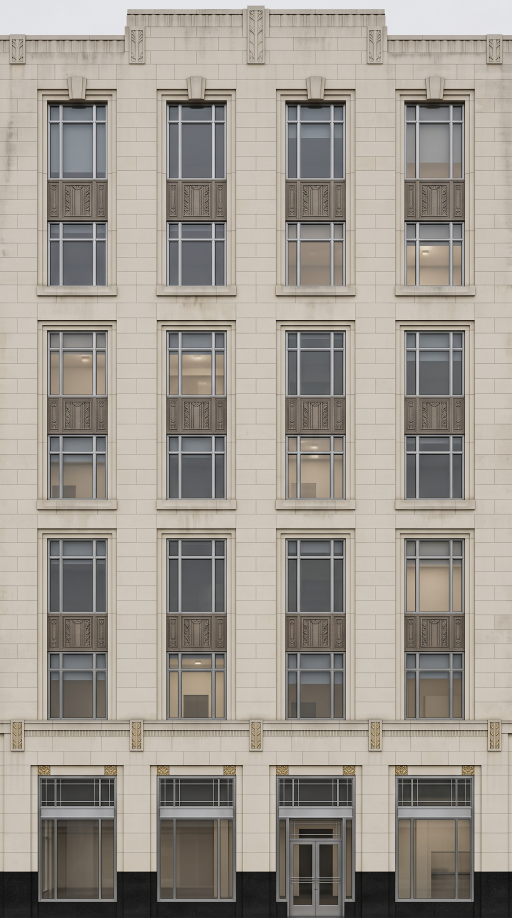
#> input picture tools/archetype_compiler/facade_sheets/art-deco-setback-tower/elevation_raw.jpg, 1536 x 2752 px, given in place of variant_0.png, which was not available (shown at 1/3 size)
$ python build_phone_boards.py
#> lines starting #> are read from the running program, lines starting #| are printed output that depends on the picture; pictures that were not available may be replaced by others from this repository, and a replacement may not be noted
from pathlib import Path

from PIL import Image, ImageDraw, ImageFont


ROOT = Path(__file__).resolve().parent
OUT = ROOT / "phone"
OUT.mkdir(parents=True, exist_ok=True)

BG = (7, 13, 17)
PANEL = (15, 25, 31)
EDGE = (73, 98, 111)
WHITE = (238, 242, 244)
MINT = (133, 221, 181)
MUTED = (164, 180, 189)


def font(size, bold=False):
    names = ["arialbd.ttf" if bold else "arial.ttf", "segoeuib.ttf" if bold else "segoeui.ttf"]
    for name in names:
        try:
            return ImageFont.truetype(name, size)
        except OSError:
            pass
    return ImageFont.load_default()


def fit_crop(path, width, height):
    image = Image.open(path).convert("RGB")
    ratio = max(width / image.width, height / image.height)
    resized = image.resize((round(image.width * ratio), round(image.height * ratio)), Image.Resampling.LANCZOS)
    left = (resized.width - width) // 2
    top = (resized.height - height) // 2
    return resized.crop((left, top, left + width, top + height))


def label(draw, x, y, text, color=MINT, size=24):
    draw.text((x, y), text, fill=color, font=font(size, True))


def comparison_board():
    canvas = Image.new("RGB", (1080, 1920), BG)
    draw = ImageDraw.Draw(canvas)
    draw.text((42, 38), "RLASM v6.1 — RAW-PHOTO PILOT", fill=WHITE, font=font(39, True))
    draw.text((42, 91), "Amsterdam Bell Gable House · candidate v10", fill=MUTED, font=font(24))
    rows = [
        ("FRONT / BRICK + BELL-GABLE IDENTITY", "references/catalogue/variant_0.png", "renders/front.png"),
        ("60° / MASSING + ROOF CONTACT", "references/catalogue/variant_0_angle_60.jpg", "renders/front_corner.png"),
        ("TOP / PLAN + RIDGE + DORMER", "references/catalogue/variant_0_angle_90.jpg", "renders/true_top.png"),
    ]
    y = 150
    for title, source, model in rows:
        draw.rounded_rectangle((30, y, 1050, y + 535), radius=16, fill=PANEL, outline=EDGE, width=2)
        label(draw, 48, y + 18, title)
        label(draw, 48, y + 57, "LOCKED SOURCE", size=19)
        label(draw, 551, y + 57, "PHYSICAL MODEL", size=19)
        canvas.paste(fit_crop(ROOT / source, 485, 430), (48, y + 91))
#> in fit_crop, image is the input picture: PIL image 1536x2752 RGB; mean R, G, B 159.8, 153.5, 145.1
#> in fit_crop, `resized = image.resize((round(image.width * ratio), round(image.height..`:
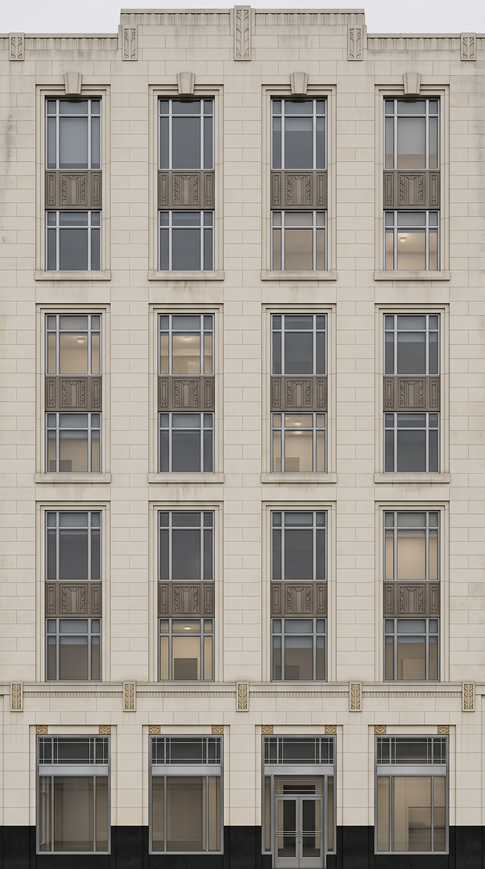
#> resized: PIL image 485x869 RGB; mean R, G, B 159.8, 153.5, 145.1
#> in fit_crop, `return resized.crop((left, top, left + width, top + height))`:
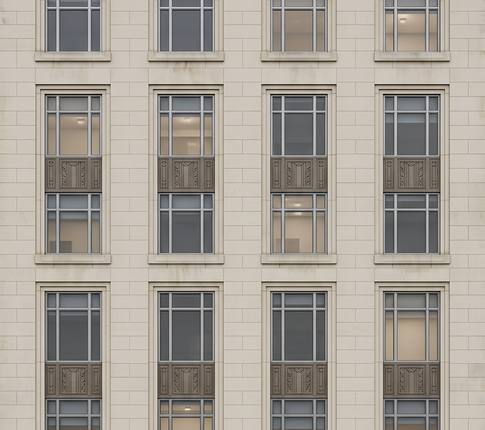
#> returned value: PIL image 485x430 RGB; mean R, G, B 165.2, 158.7, 149.9
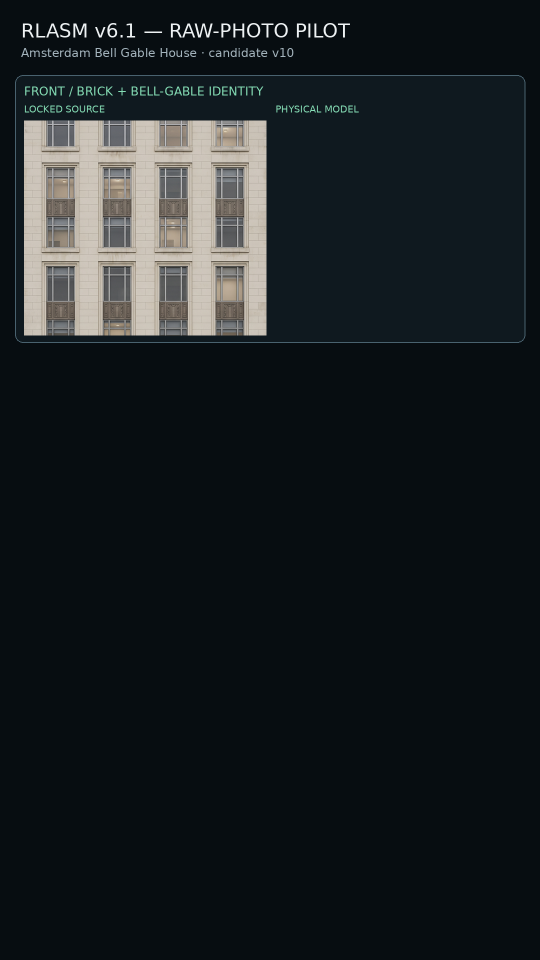
#> canvas: PIL image 1080x1920 RGB (shown at 1/2 size); mean R, G, B 25.4, 31, 33.9
        canvas.paste(fit_crop(ROOT / model, 481, 430), (551, y + 91))
#> call 2 of fit_crop, with width = 481, height = 430
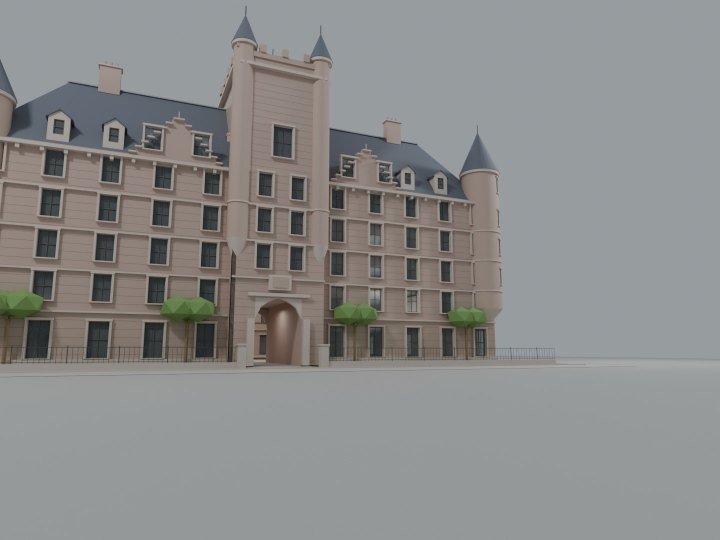
#> input picture tools/clay_baronial_railway_hotel/evidence/v002/renders/front.jpg, 1440 x 1080 px, given in place of front.png, which was not available (shown at 1/2 size)
#> in fit_crop, image is the input picture: PIL image 1440x1080 RGB; mean R, G, B 138.1, 138.6, 137.9
#> in fit_crop (call 2), `resized = image.resize((round(image.width * ratio), round(image.height..`:
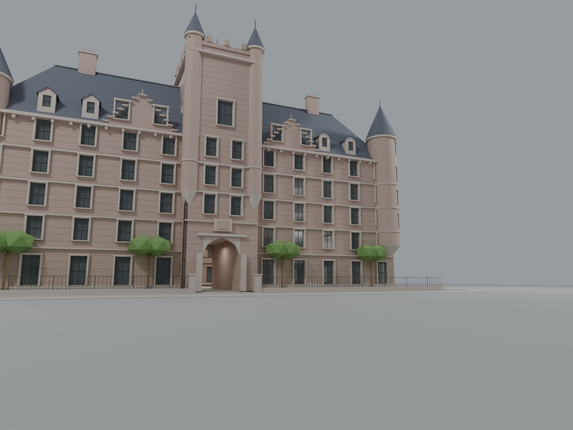
#> resized: PIL image 573x430 RGB; mean R, G, B 138.1, 138.6, 137.9
#> in fit_crop (call 2), `return resized.crop((left, top, left + width, top + height))`:
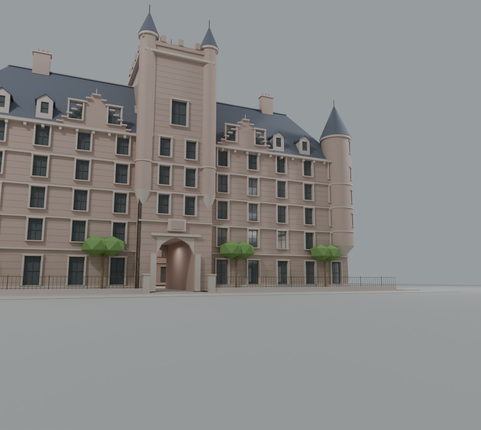
#> returned value: PIL image 481x430 RGB; mean R, G, B 137.7, 138, 137.2
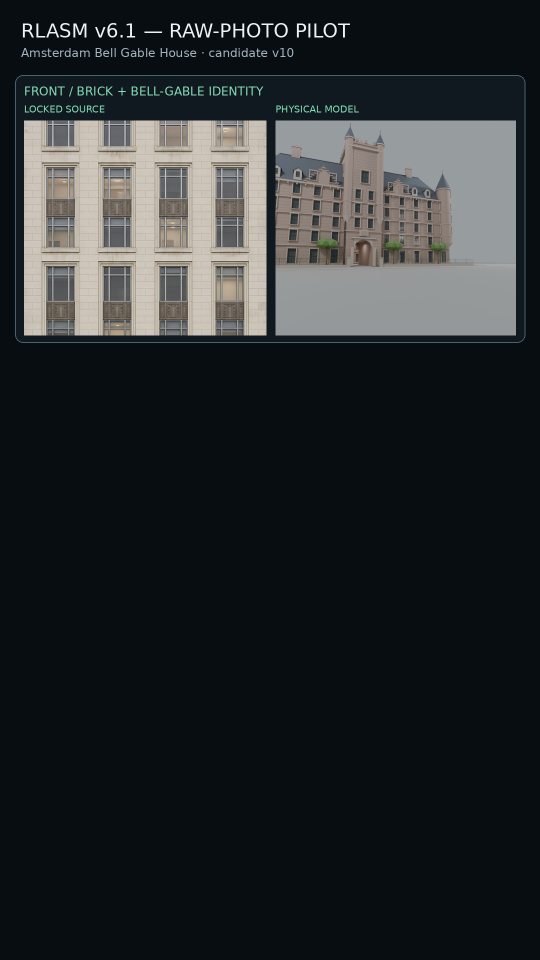
#> canvas: PIL image 1080x1920 RGB (shown at 1/2 size); mean R, G, B 37.6, 42.2, 44.5
        y += 552
#> pass 2 of the loop in comparison_board, `for title, source, model in rows:`:
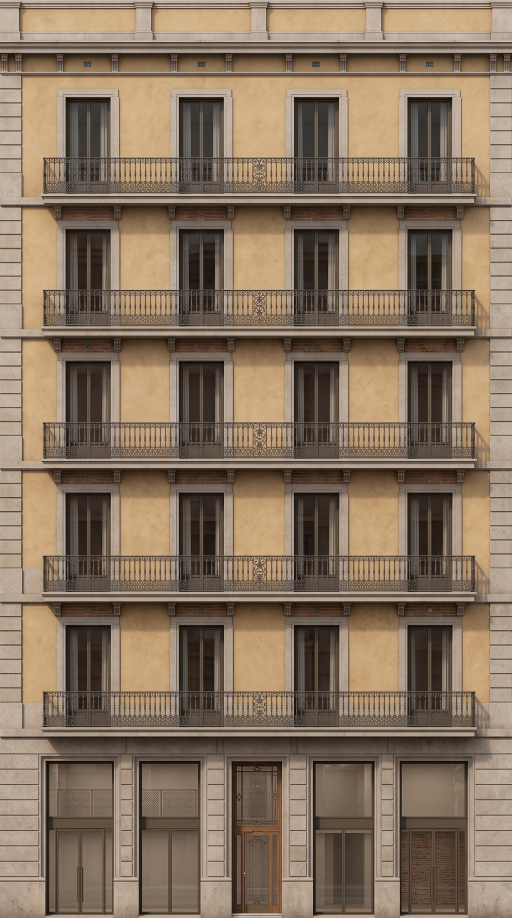
#> input picture tools/archetype_compiler/facade_sheets/eixample-apartment-block/elevation_raw.jpg, 1536 x 2752 px, given in place of variant_0_angle_60.jpg, which was not available (shown at 1/3 size)
#> in fit_crop, image is the input picture: PIL image 1536x2752 RGB; mean R, G, B 134.8, 115.4, 95.8
#> resized: PIL image 485x869 RGB
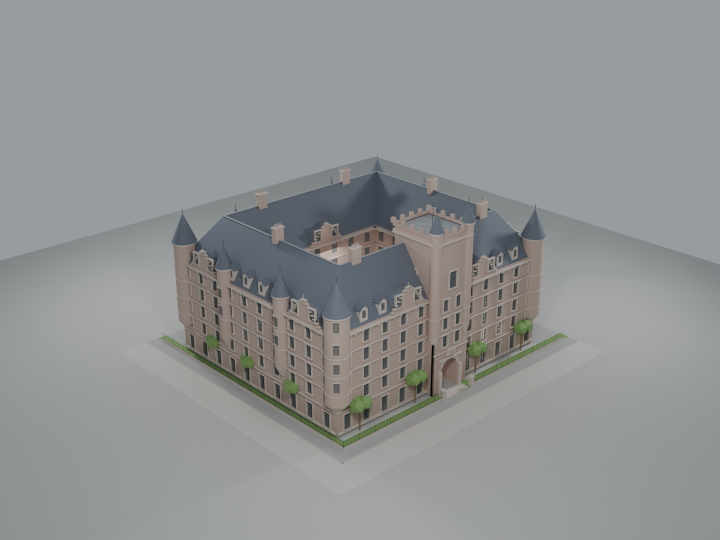
#> input picture tools/clay_baronial_railway_hotel/evidence/v002/renders/front_corner.jpg, 1440 x 1080 px, given in place of front_corner.png, which was not available (shown at 1/2 size)
#> in fit_crop, image is the input picture: PIL image 1440x1080 RGB; mean R, G, B 144.1, 146.8, 147.5
#> resized: PIL image 573x430 RGB
#> in comparison_board, `canvas.paste(fit_crop(ROOT / model, 481, 430), (551, y + 91))`:
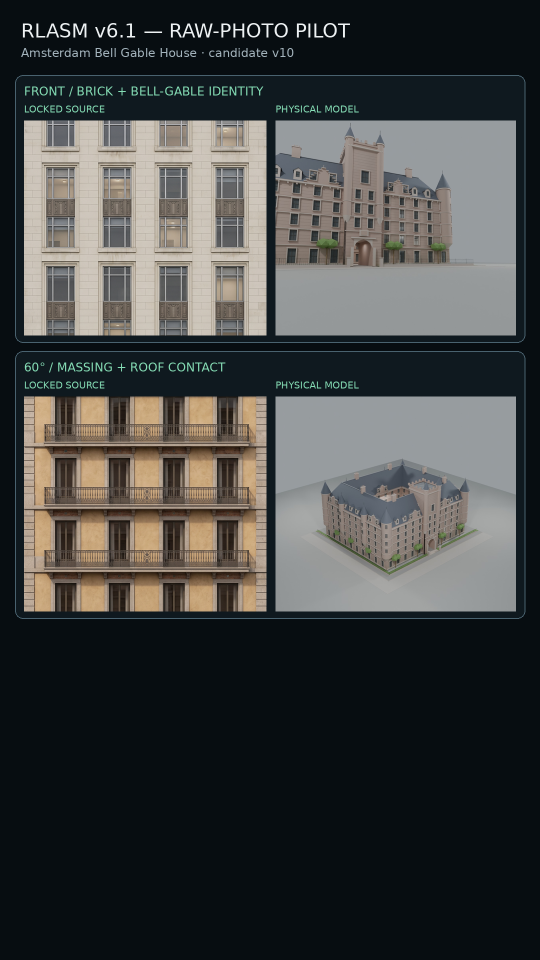
#> canvas: PIL image 1080x1920 RGB (shown at 1/2 size); mean R, G, B 64.8, 66.8, 66.3
    draw.text((42, 1826), "Exact variant-0 photos only · no prebuilt model · no generic material fallback", fill=MUTED, font=font(21))
    draw.text((42, 1861), "Independent holistic PASS · zero P0/P1 · KEEPER", fill=MINT, font=font(21, True))
    canvas.save(OUT / "amsterdam-bell-gable-house-comparison-01.png", optimize=True)


def detail_board():
    canvas = Image.new("RGB", (1080, 1920), BG)
    draw = ImageDraw.Draw(canvas)
    draw.text((42, 38), "RLASM v6.1 — PHYSICAL PROOF", fill=WHITE, font=font(39, True))
    draw.text((42, 91), "Identity · opening depth · dormer contact · occupancy", fill=MUTED, font=font(24))
    cells = [
        ("BELL GABLE + HOISTING BEAM", "renders/architecture_close.png"),
        ("OAK ENTRANCE + OVERLIGHT", "renders/entrance_close.png"),
        ("SHED DORMER + ROOF CUT", "renders/dormer_contact_close.png"),
        ("CONNECTED STAIR + LANDINGS", "renders/stair_interior_oblique.png"),
    ]
    positions = [(30, 150), (550, 150), (30, 982), (550, 982)]
    for (title, path), (x, y) in zip(cells, positions):
        draw.rounded_rectangle((x, y, x + 500, y + 794), radius=16, fill=PANEL, outline=EDGE, width=2)
        label(draw, x + 18, y + 18, title, size=18)
        canvas.paste(fit_crop(ROOT / path, 464, 720), (x + 18, y + 59))
    draw.text((42, 1826), "Close views are evidence, not substitutes for whole-envelope review.", fill=MUTED, font=font(21))
    draw.text((42, 1861), "Status: INDEPENDENT HOLISTIC PASS · KEEPER", fill=MINT, font=font(21, True))
    canvas.save(OUT / "amsterdam-bell-gable-house-details-02.png", optimize=True)


#> (the run stopped early here; a loop or call above may not have finished)
